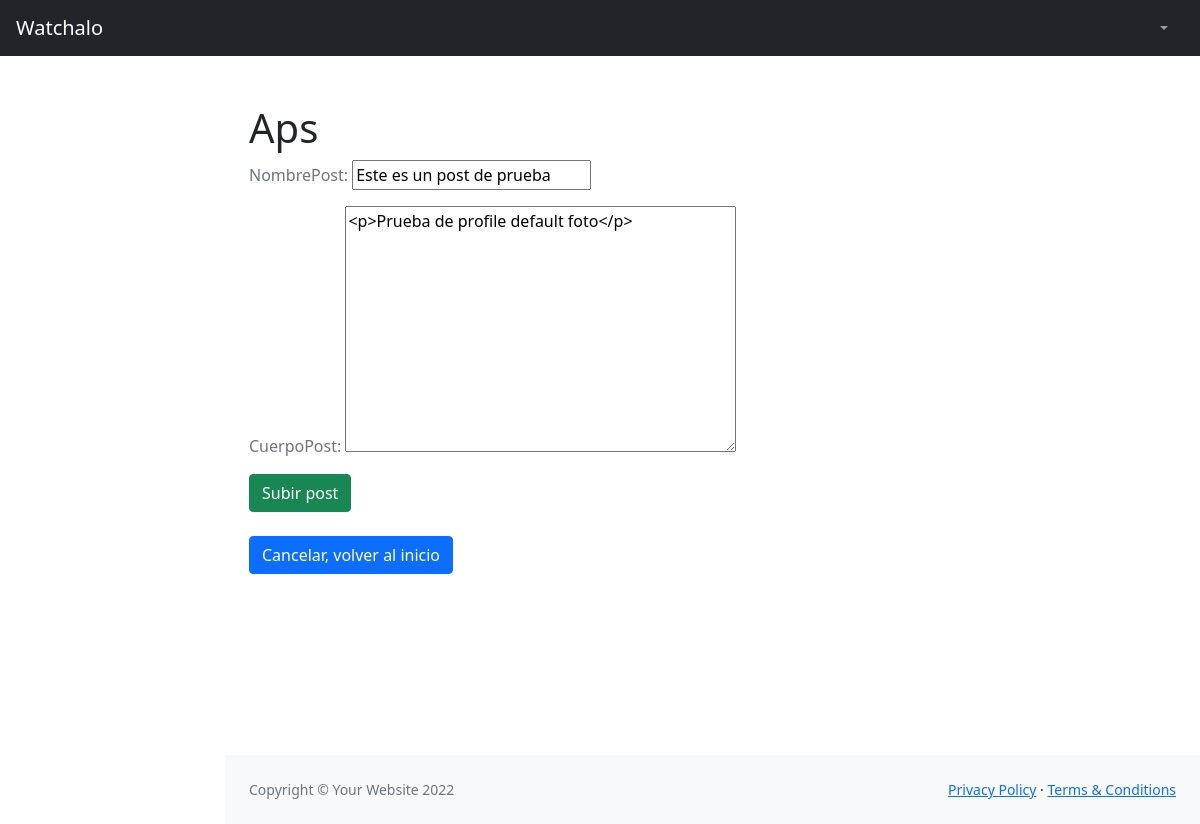
Page /Aplicacion1/editarPost/2 on the committed database.
### Aplicacion1/models.py (models this page shows, shortened)
class Post(models.Model):
    nombrePost = models.CharField(max_length=50)
    CuerpoPost = RichTextField(blank = True, null = True, max_length=5000)
    fechaPublicacion = models.DateTimeField(auto_now_add=True)
    user = models.ForeignKey(User,blank=True,null=True, on_delete=models.CASCADE, related_name = "posts")
    imagen = models.ImageField(blank = True, null = True, upload_to="images/", verbose_name="Subir imagen")

### Aplicacion1/views.py (the view)
# urls.py: path('editarPost/<pk>', editarPost.as_view(), name='editarPost'),
class editarPost(UpdateView):
    model = Post
    success_url ='/Aplicacion1/Inicio/'
    fields = ['nombrePost','CuerpoPost']

### Aplicacion1/templates/Aplicacion1/post_form.html (shortened to what this page needs)
{% extends "Aplicacion1/Padre.html" %}
{% load static %}
{% block seccion_nombre %}
<h1>Aps</h1>
{% endblock %}
{% block cuerpo %}
<form method="POST" enctype="multipart/form-data">{% csrf_token %}
    {{form.as_p}}
    <input type="submit" class="btn btn-success" value="Subir post">
</form>
<br>
<a href="{% url 'Aplicacion1:Inicio' %}"><button type="button" class="btn btn-primary">Cancelar, volver al inicio</button></a>
{% endblock %}

### rows in the picture
Post: nombrePost "Este es un post de prueba", CuerpoPost "<p>Prueba de profile default foto</p>"
